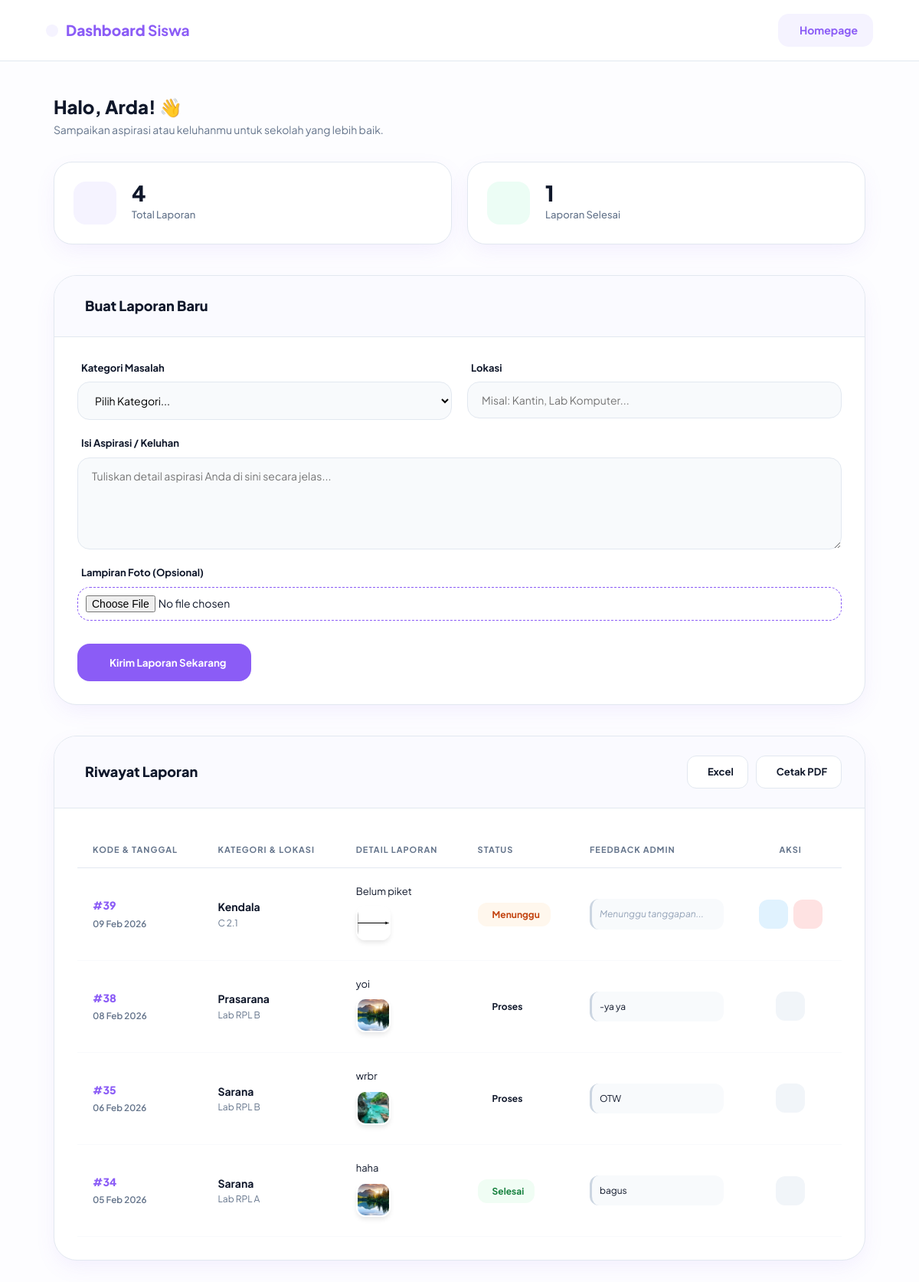
Page /siswa/lapor.php (signed in) on the committed database.
### tables this page shows
CREATE TABLE `aspirasi` (
  `id_aspirasi` int(5) NOT NULL,
  `status` enum('Menunggu','Proses','Selesai') DEFAULT 'Menunggu',
  `id_kategori` int(5) DEFAULT NULL,
  `feedback` varchar(255) DEFAULT NULL,
  `id_pelaporan` int(5) DEFAULT NULL
);

CREATE TABLE `input_aspirasi` (
  `id_pelaporan` int(5) NOT NULL,
  `nis` int(10) DEFAULT NULL,
  `id_kategori` int(5) DEFAULT NULL,
  `lokasi` varchar(50) DEFAULT NULL,
  `ket` varchar(50) DEFAULT NULL,
  `foto` varchar(255) DEFAULT NULL,
  `tgl_pelaporan` timestamp NOT NULL DEFAULT current_timestamp(),
  `nama` varchar(100) NOT NULL
);

CREATE TABLE `kategori` (
  `id_kategori` int(5) NOT NULL,
  `ket_kategori` varchar(30) DEFAULT NULL
);

### siswa/lapor.php (the view, shortened to what this page needs)
<?php
include '../config.php';
$nis = $_SESSION['nis'];
$nama_siswa = $_SESSION['nama'];
$count_total = mysqli_fetch_assoc(mysqli_query($conn, "SELECT COUNT(*) as total FROM Input_Aspirasi WHERE nis = '$nis'"))['total'];
$count_selesai = mysqli_fetch_assoc(mysqli_query($conn, "SELECT COUNT(*) as total FROM Aspirasi a JOIN Input_Aspirasi i ON a.id_pelaporan = i.id_pelaporan WHERE i.nis = '$nis' AND a.status = 'Selesai'"))['total'];
$query_histori = "SELECT a.*, i.lokasi, i.ket, i.tgl_pelaporan, i.foto, i.id_pelaporan, k.ket_kategori
                  FROM Aspirasi a
                  JOIN Input_Aspirasi i ON a.id_pelaporan = i.id_pelaporan
                  JOIN Kategori k ON a.id_kategori = k.id_kategori
                  WHERE i.nis = '$nis' ORDER BY i.tgl_pelaporan DESC";
$result_histori = mysqli_query($conn, $query_histori);
?>
<!DOCTYPE html>
<html lang="id">
<head>
</head>
<body>
<nav class="navbar">
    <div class="logo">
        <i class="ph-fill ph-chat-centered-dots" style="font-size: 24px;"></i>
        <span>Dashboard <b>Siswa</b></span>
    </div>
    <a href="../index.php" class="btn-home">
        <i class="ph-bold ph-house"></i> <span>Homepage</span>
    </a>
</nav>
<div class="container">
    <div class="welcome-msg">
        <h1>Halo, <?= explode(' ', $nama_siswa)[0] ?>! 👋</h1>
        <p>Sampaikan aspirasi atau keluhanmu untuk sekolah yang lebih baik.</p>
    </div>
    <div class="stats-grid">
        <div class="stat-card">
            <div class="icon" style="background: var(--primary-soft); color: var(--primary);">
            </div>
            <div class="stat-info">
                <span><?= $count_total ?></span>
                <span>Total Laporan</span>
            </div>
        </div>
        <div class="stat-card">
            <div class="icon" style="background: #ecfdf5; color: #10b981;">
            </div>
            <div class="stat-info">
                <span><?= $count_selesai ?></span>
                <span>Laporan Selesai</span>
            </div>
        </div>
    </div>
    <div class="card form-card-area">
        <div class="card-header">
            <h3><i class="ph-bold ph-plus-circle" style="color:var(--primary)"></i> Buat Laporan Baru</h3>
        </div>
        <div class="card-body">
            <form method="POST" enctype="multipart/form-data">
                <div class="form-row">
                    <div class="input-group">
                        <label>Kategori Masalah</label>
                        <select name="id_kat" required>
                            <option value="" disabled selected>Pilih Kategori...</option>
                        </select>
                    </div>
                    <div class="input-group">
                        <label>Lokasi</label>
                        <input type="text" name="lokasi" placeholder="Misal: Kantin, Lab Komputer..." required>
                    </div>
                </div>
                <div class="input-group" style="margin-bottom: 20px;">
                    <label>Isi Aspirasi / Keluhan</label>
                    <textarea name="ket" rows="5" placeholder="Tuliskan detail aspirasi Anda di sini secara jelas..." required></textarea>
                </div>
                <div class="input-group" style="margin-bottom: 30px;">
                    <label>Lampiran Foto (Opsional)</label>
                    <input type="file" name="foto" accept="image/*" style="padding: 10px; background: transparent; border: 1px dashed var(--primary);">
                </div>
                <button type="submit" name="kirim_laporan" class="btn-primary">
                    <i class="ph-bold ph-paper-plane-tilt"></i> Kirim Laporan Sekarang
                </button>
            </form>
        </div>
    </div>
    <div class="card">
        <div class="card-header">
            <h3><i class="ph-bold ph-clock-counter-clockwise" style="color:var(--secondary)"></i> Riwayat Laporan</h3>
            <div style="display:flex; gap:10px;">
                <a href="?action=export_excel" class="btn-action-outline">
                    <i class="ph-bold ph-microsoft-excel-logo"></i> <span>Excel</span>
                </a>
                <button onclick="window.print()" class="btn-action-outline">
                    <i class="ph-bold ph-printer"></i> <span>Cetak PDF</span>
                </button>
            </div>
        </div>
        <div class="card-body">
            <div class="table-container">
                <table>
                    <thead>
                        <tr>
                            <th>Kode & Tanggal</th>
                            <th>Kategori & Lokasi</th>
                            <th>Detail Laporan</th>
                            <th>Status</th>
                            <th>Feedback Admin</th>
                            <th style="text-align: center;">Aksi</th>
                        </tr>
                    </thead>
                    <tbody>
                        <?php if(mysqli_num_rows($result_histori) > 0): ?>
                            <?php while($h = mysqli_fetch_assoc($result_histori)): ?>
                            <tr>
                                <td>
                                    <span style="font-weight: 800; color: var(--primary);">#<?= $h['id_pelaporan'] ?></span><br>
                                    <small style="color: var(--text-gray); font-weight: 600;"><?= date('d M Y', strtotime($h['tgl_pelaporan'])) ?></small>
                                </td>
                                <td>
                                    <div style="font-weight: 700; color: var(--dark);"><?= $h['ket_kategori'] ?></div>
                                    <div style="font-size: 12px; color: var(--text-gray);"><i class="ph ph-map-pin"></i> <?= $h['lokasi'] ?></div>
                                </td>
                                <td>
                                    <div style="max-width: 200px; font-size: 13px; margin-bottom: 8px;"><?= nl2br(htmlspecialchars($h['ket'])) ?></div>
                                    <?php if(!empty($h['foto'])): ?>
                                        <img src="../assets/img/laporan/<?= $h['foto'] ?>" class="img-preview" onclick="window.open(this.src)">
                                    <?php endif; ?>
                                </td>
                                <td>
                                    <?php $st = strtolower($h['status']); ?>
                                    <span class="status-badge status-<?= $st ?>">
                                        <?= $h['status'] ?>
                                    </span>
                                </td>
                                <td>
                                    <div style="background: #f8fafc; padding: 10px; border-radius: 12px; font-size: 12px; border-left: 3px solid #cbd5e1;">
                                        <?= ($h['feedback'] == '-' || empty($h['feedback'])) ? '<span style="color:#94a3b8; font-style:italic;">Menunggu tanggapan...</span>' : $h['feedback'] ?>
                                    </div>
                                </td>
                                <td style="text-align:center;">
                                    <?php if($h['status'] == 'Menunggu'): ?>
                                        <a href="edit_lapor.php?id=<?= $h['id_pelaporan'] ?>" class="action-btn btn-edit" title="Edit">
                                        </a>
                                        <a href="?hapus=<?= $h['id_pelaporan'] ?>" class="action-btn btn-delete" onclick="return confirm('Hapus laporan ini?')" title="Hapus">
                                        </a>
                                    <?php else: ?>
                                        <div class="action-btn" style="background:#f1f5f9; color:#cbd5e1;" title="Laporan sudah diproses">
                                        </div>
                                    <?php endif; ?>
                                </td>
                            </tr>
                            <?php endwhile; ?>
                        <?php endif; ?>
                    </tbody>
                </table>
            </div>
        </div>
    </div>
</div>
</body>
</html>

### siswa/lapor.php (style rules this page uses)
:root { --primary: #8b5cf6; --primary-hover: #7c3aed; --primary-soft: #f5f3ff; --secondary: #6366f1; --dark: #0f172a; --text-gray: #64748b; --bg: #fdfdff; --white: #ffffff; --border: #e2e8f0; --shadow: 0 10px 30px -5px rgba(139, 92, 246, 0.1); }
* { box-sizing: border-box; font-family: 'Plus Jakarta Sans', sans-serif; margin: 0; padding: 0; transition: all 0.3s ease; }
body { background-color: var(--bg); color: var(--dark); line-height: 1.6; }
.navbar { background: rgba(255, 255, 255, 0.8); backdrop-filter: blur(15px); padding: 0 5%; display: flex; justify-content: space-between; align-items: center; border-bottom: 1px solid var(--border); position: sticky; top: 0; z-index: 1000; height: 80px; }
.logo { font-weight: 800; font-size: 1.2rem; color: var(--primary); display: flex; align-items: center; gap: 10px; }
.logo i { background: var(--primary-soft); padding: 8px; border-radius: 12px; }
.btn-home { background: var(--primary-soft); color: var(--primary); padding: 10px 20px; text-decoration: none; border-radius: 14px; font-size: 14px; font-weight: 700; display: flex; align-items: center; gap: 8px; }
.container { max-width: 1100px; margin: 40px auto; padding: 0 20px; }
.welcome-msg { margin-bottom: 30px; }
.welcome-msg h1 { font-size: 24px; font-weight: 800; }
.welcome-msg p { color: var(--text-gray); font-size: 14px; }
.stats-grid { display: grid; grid-template-columns: repeat(auto-fit, minmax(240px, 1fr)); gap: 20px; margin-bottom: 40px; }
.stat-card { background: white; padding: 25px; border-radius: 24px; border: 1px solid var(--border); display: flex; align-items: center; gap: 20px; box-shadow: var(--shadow); }
.stat-card .icon { width: 56px; height: 56px; border-radius: 16px; display: flex; align-items: center; justify-content: center; font-size: 24px; }
.stat-info span:first-child { font-size: 28px; font-weight: 800; display: block; line-height: 1; }
.stat-info span:last-child { color: var(--text-gray); font-size: 13px; font-weight: 500; }
.card { background: white; border-radius: 30px; border: 1px solid var(--border); box-shadow: var(--shadow); margin-bottom: 40px; overflow: hidden; }
.card-header { padding: 25px 30px; background: #fafaff; border-bottom: 1px solid var(--border); display: flex; justify-content: space-between; align-items: center; }
.card-header h3 { font-size: 18px; font-weight: 800; display: flex; align-items: center; gap: 10px; }
.card-body { padding: 30px; }
.form-row { display: grid; grid-template-columns: 1fr 1fr; gap: 20px; margin-bottom: 20px; }
.input-group { display: flex; flex-direction: column; gap: 8px; }
.input-group label { font-size: 13px; font-weight: 700; color: var(--dark); padding-left: 5px; }
input, select, textarea { width: 100%; padding: 14px 18px; border: 1.5px solid var(--border); border-radius: 16px; background: #f8fafc; outline: none; font-size: 14px; }
.btn-primary { background: var(--primary); color: white; border: none; padding: 16px 32px; border-radius: 16px; font-weight: 700; cursor: pointer; display: inline-flex; align-items: center; gap: 10px; }
.table-container { overflow-x: auto; }
table { width: 100%; border-collapse: separate; border-spacing: 0; }
th { text-align: left; padding: 15px 20px; font-size: 11px; color: var(--text-gray); font-weight: 700; text-transform: uppercase; letter-spacing: 1px; border-bottom: 1px solid var(--border); }
td { padding: 20px; font-size: 14px; border-bottom: 1px solid #f8fafc; vertical-align: middle; }
.status-badge { padding: 6px 14px; border-radius: 12px; font-size: 12px; font-weight: 700; display: inline-flex; align-items: center; gap: 5px; }
.status-menunggu { background: #fff7ed; color: #c2410c; }
.status-selesai { background: #f0fdf4; color: #15803d; }
.action-btn { width: 38px; height: 38px; display: inline-flex; align-items: center; justify-content: center; border-radius: 12px; text-decoration: none; font-size: 18px; }
.btn-edit { background: #e0f2fe; color: #0369a1; }
.btn-delete { background: #fee2e2; color: #dc2626; margin-left: 5px; }
.img-preview { width: 45px; height: 45px; object-fit: cover; border-radius: 12px; border: 2px solid white; box-shadow: 0 4px 6px -1px rgba(0,0,0,0.1); cursor: zoom-in; }
.btn-action-outline { padding: 10px 18px; border-radius: 12px; font-size: 13px; text-decoration: none; display: inline-flex; align-items: center; gap: 8px; border: 1.5px solid var(--border); color: var(--dark); font-weight: 700; background: white; }

### rows in the picture
aspirasi: id_pelaporan.id_pelaporan "39", id_pelaporan.tgl_pelaporan "09 Feb 2026", id_kategori.ket_kategori "Kendala", id_pelaporan.lokasi "C 2.1", id_pelaporan.ket "Belum piket", id_pelaporan.foto (picture), status "Menunggu", feedback "Menunggu tanggapan..."
aspirasi: id_pelaporan.id_pelaporan "38", id_pelaporan.tgl_pelaporan "08 Feb 2026", id_kategori.ket_kategori "Prasarana", id_pelaporan.lokasi "Lab RPL B", id_pelaporan.ket "yoi", id_pelaporan.foto (picture), status "Proses", feedback "-ya ya"
aspirasi: id_pelaporan.id_pelaporan "35", id_pelaporan.tgl_pelaporan "06 Feb 2026", id_kategori.ket_kategori "Sarana", id_pelaporan.lokasi "Lab RPL B", id_pelaporan.ket "wrbr", id_pelaporan.foto (picture), status "Proses", feedback "OTW"
aspirasi: id_pelaporan.id_pelaporan "34", id_pelaporan.tgl_pelaporan "05 Feb 2026", id_kategori.ket_kategori "Sarana", id_pelaporan.lokasi "Lab RPL A", id_pelaporan.ket "haha", id_pelaporan.foto (picture), status "Selesai", feedback "bagus"

### other values in the picture
explode(' ', $nama_siswa)[0] "Arda"
$count_total "4"
$count_selesai "1"
